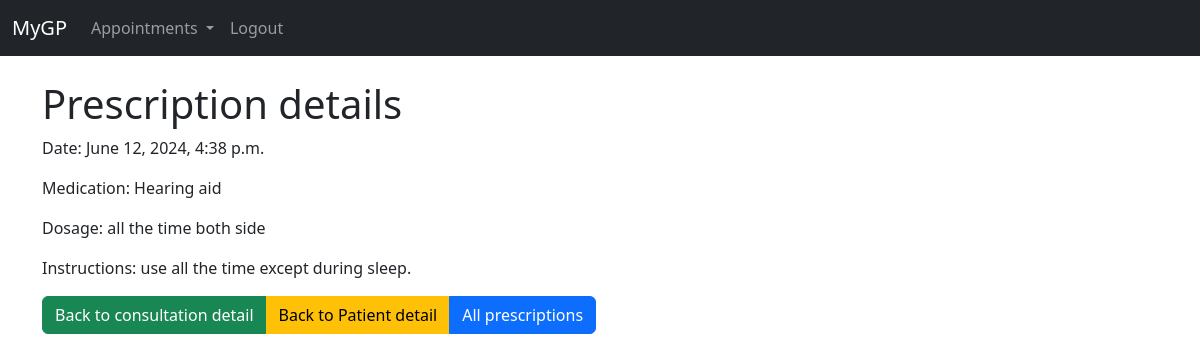
The page /prescriptions/2/ (signed in) on the database its author committed.
### prescriptions/models.py (models this page shows, shortened)
class Prescription(models.Model):
    consultation = models.ForeignKey(Consultation, on_delete=models.CASCADE, related_name='prescriptions')
    medication = models.CharField(max_length=100)
    dosage = models.CharField(max_length=100)
    instructions = models.TextField()
    date = models.DateTimeField(auto_now_add=True)

### prescriptions/views.py (the view)
# urls.py: path('<int:id>/', views.prescription_detail, name='prescription_detail'),
@login_required
def prescription_detail(request, id):
    prescription = get_object_or_404(Prescription, id=id)
    return render(request, 'prescriptions/prescription_detail.html', {'prescription': prescription })

### prescriptions/templates/prescriptions/prescription_detail.html (shortened to what this page needs)
{% extends 'accounts/base.html' %}
{% block content %}
<div class="mb-3">
<h1>Prescription details</h1>
<p>Date: {{ prescription.date }}</p>
<p>Medication: {{ prescription.medication }}</p>
<p>Dosage: {{ prescription.dosage }}</p>
<p>Instructions: {{ prescription.instructions }}</p>
</div>
<div class="btn-group">
<a type="button" class="btn btn-success" href="{% url 'consultations:consultation_detail' prescription.consultation.id %}">Back to consultation detail</a>
<a type="button" class="btn btn-warning" href="{% url 'consultations:patient_detail' prescription.consultation.patient.id %}">Back to Patient detail</a>
<a type="button" class="btn btn-primary" href="{% url 'prescriptions:patient_prescriptions' prescription.consultation.patient.id %}">All prescriptions</a>
</div>
{% endblock %}

### rows shown on the page
Prescription: date "June 12, 2024, 4:38 p.m.", medication "Hearing aid", dosage "all the time both side", instructions "use all the time except during sleep."
